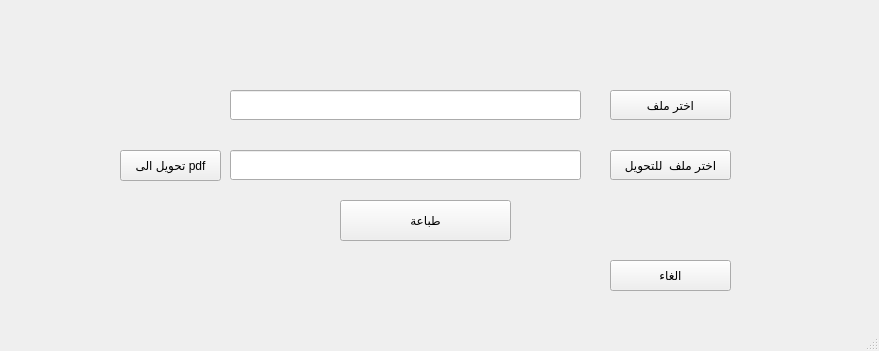
<?xml version="1.0" encoding="UTF-8"?>
<ui version="4.0">
 <class>MainWindow</class>
 <widget class="QMainWindow" name="MainWindow">
  <property name="enabled">
   <bool>true</bool>
  </property>
  <property name="geometry">
   <rect>
    <x>0</x>
    <y>0</y>
    <width>879</width>
    <height>351</height>
   </rect>
  </property>
  <property name="sizePolicy">
   <sizepolicy hsizetype="Fixed" vsizetype="Fixed">
    <horstretch>0</horstretch>
    <verstretch>0</verstretch>
   </sizepolicy>
  </property>
  <property name="minimumSize">
   <size>
    <width>0</width>
    <height>351</height>
   </size>
  </property>
  <property name="maximumSize">
   <size>
    <width>879</width>
    <height>16777215</height>
   </size>
  </property>
  <property name="windowTitle">
   <string>MainWindow</string>
  </property>
  <widget class="QWidget" name="centralwidget">
   <widget class="QLineEdit" name="lineEdit">
    <property name="geometry">
     <rect>
      <x>230</x>
      <y>90</y>
      <width>351</width>
      <height>30</height>
     </rect>
    </property>
   </widget>
   <widget class="QLineEdit" name="lineEdit_2">
    <property name="geometry">
     <rect>
      <x>230</x>
      <y>150</y>
      <width>351</width>
      <height>30</height>
     </rect>
    </property>
   </widget>
   <widget class="QPushButton" name="exportPDF">
    <property name="geometry">
     <rect>
      <x>610</x>
      <y>150</y>
      <width>121</width>
      <height>30</height>
     </rect>
    </property>
    <property name="text">
     <string>اختر ملف  للتحويل</string>
    </property>
   </widget>
   <widget class="QPushButton" name="PrintFile">
    <property name="geometry">
     <rect>
      <x>340</x>
      <y>200</y>
      <width>171</width>
      <height>41</height>
     </rect>
    </property>
    <property name="text">
     <string>طباعة</string>
    </property>
   </widget>
   <widget class="QPushButton" name="cansel">
    <property name="geometry">
     <rect>
      <x>610</x>
      <y>260</y>
      <width>121</width>
      <height>31</height>
     </rect>
    </property>
    <property name="text">
     <string>الغاء</string>
    </property>
   </widget>
   <widget class="QPushButton" name="ChooseFile">
    <property name="geometry">
     <rect>
      <x>610</x>
      <y>90</y>
      <width>121</width>
      <height>30</height>
     </rect>
    </property>
    <property name="text">
     <string>اختر ملف</string>
    </property>
   </widget>
   <widget class="QPushButton" name="convert">
    <property name="geometry">
     <rect>
      <x>120</x>
      <y>150</y>
      <width>101</width>
      <height>31</height>
     </rect>
    </property>
    <property name="text">
     <string>تحويل الى pdf</string>
    </property>
   </widget>
  </widget>
  <widget class="QStatusBar" name="statusbar"/>
 </widget>
 <resources/>
 <connections/>
</ui>
